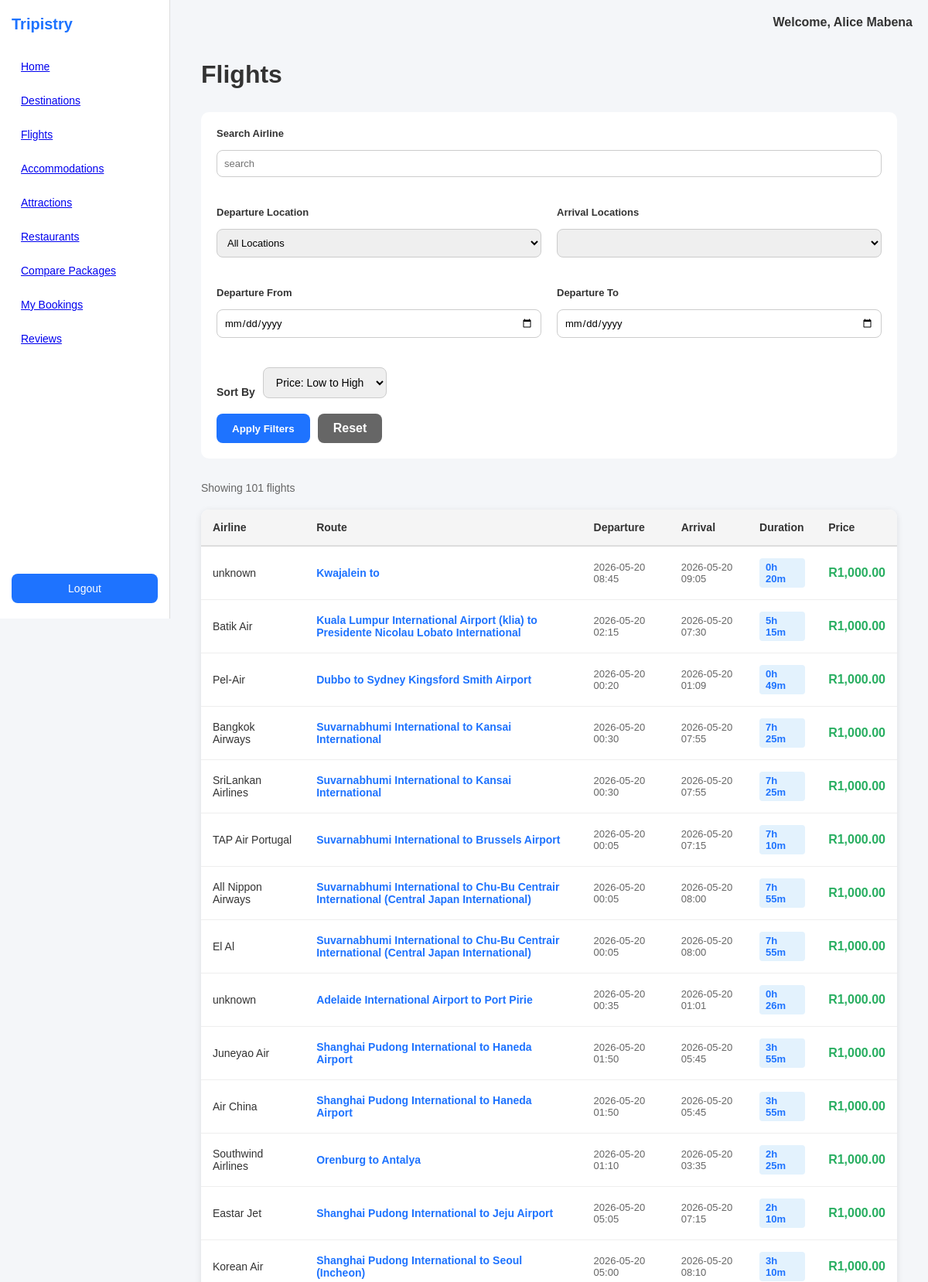
Page /pages/traveller/flights.php (signed in, upper part) on the committed database.
### tables this page shows
CREATE TABLE `users` (
  `User_ID` int(11) NOT NULL,
  `Name` varchar(100) NOT NULL,
  `Password_Hash` varchar(255) NOT NULL,
  `Email` varchar(255) NOT NULL,
  `Cell` varchar(20) NOT NULL,
  `Type` enum('Agency','Traveller') NOT NULL
);

CREATE TABLE `flights` (
  `Flight_ID` int(11) NOT NULL,
  `Airline` varchar(100) NOT NULL,
  `Departure_Loc` varchar(100) NOT NULL,
  `Arrival_Loc` varchar(100) NOT NULL,
  `Time_Dept` datetime NOT NULL,
  `Time_Arrive` datetime NOT NULL,
  `Price` decimal(10,2) NOT NULL CHECK (`Price` > 0)
);

### includes/session.php (called while the page is built, shortened)
<?php
    function getCurrentUserID(){
        return $_SESSION['userID'] ?? null;
    }
?>

### includes/auth.php (called while the page is built, shortened)
<?php
    require_once __DIR__ . '/database.php';
    function getTravellerByUserID($userID){
        global $conn;
        $statement = $conn->prepare("SELECT User_ID, Name, Email, Type FROM users WHERE User_ID = ? AND Type = 'Traveller'");
        $statement->bind_param("s", $userID);
        $statement->execute();
        $result = $statement->get_result();
        $user = $result->fetch_assoc();
        return ['success' => true, 'user' => $user];
    }
?>

### includes/validation.php (called while the page is built, shortened)
<?php
    function sanitise($data){
        return htmlspecialchars((string) $data, ENT_QUOTES, 'UTF-8');
    }
?>

### includes/flights_queries.php (called while the page is built)
<?php
    function getAllFlights($conn){
        $sql = "SELECT Flight_ID, Airline, Departure_Loc, Arrival_Loc, Time_Dept, Time_Arrive, Price FROM flights";
        $result = $conn->query($sql);
        $flights = [];
        if($result && $result->num_rows > 0){
            while($row = $result->fetch_assoc()){
                $flights[] = $row;
            }
        }
        return $flights;
    }
?>

### pages/traveller/flights.php (the view, shortened to what this page needs)
<?php
    require_once __DIR__ . '/../../includes/session.php';
    require_once __DIR__ . '/../../includes/database.php';
    require_once __DIR__ . '/../../includes/auth.php';
    require_once __DIR__ . '/../../includes/validation.php';
    require_once __DIR__ . '/../../includes/flights_queries.php';
    $userID = getCurrentUserID();
    $userResult = getTravellerByUserID($userID);
    if ($userResult['success']) {
        $userName = sanitise($userResult['user']['Name']);
    } else {
        $userName = 'Traveller';
    }
    $allFlights = getAllFlights($conn);
    $arrivalLocations = [];
    foreach ($allFlights as $flight) {
        if (!in_array($flight['Arrival_Loc'], $arrivalLocations)) {
            $arrivalLocations[] = $flight['Arrival_Loc'];
        }
    }
    sort($arrivalLocations);
    $searchAirline = '';
    $filterDeparture = '';
    $filterArrival = '';
    $filterDateFrom = '';
    $filterDateTo = '';
    $sortBy = 'price_asc';
    $filteredFlights = [];
    foreach ($allFlights as $flight) {
        $airlineMatch = empty($searchAirline) || stripos($flight['Airline'], $searchAirline) !== false;
        $departureMatch = empty($filterDeparture) || strcasecmp($flight['Departure_Loc'], $filterDeparture) === 0;
        $arrivalMatch = empty($filterArrival) || strcasecmp($flight['Arrival_Loc'], $filterArrival) === 0;
        $dateMatch = true;
        if ($airlineMatch && $departureMatch && $arrivalMatch && $dateMatch) {
            $filteredFlights[] = $flight;
        }
    }
    usort($filteredFlights, function ($a, $b) use ($sortBy) {
        switch ($sortBy) {
            case 'price_asc':
                return $a['Price'] <=> $b['Price'];
            case 'price_desc':
                return $b['Price'] <=> $a['Price'];
            case 'departure_asc':
                return strtotime($a['Time_Dept']) <=> strtotime($b['Time_Dept']);
            case 'departure_desc':
                return strtotime($b['Time_Dept']) <=> strtotime($a['Time_Dept']);
            default:
                return 0;
        }
    });
    function calculateDuration($depTime, $arrTime) {
        $dep = strtotime($depTime);
        $arr = strtotime($arrTime);
        $diff = $arr - $dep;
        $hours = floor($diff / 3600);
        $minutes = floor(($diff % 3600) / 60);
        return "{$hours}h {$minutes}m";
    }
?>
<!DOCTYPE html>
<html lang="en">
<head>
    <link rel="stylesheet" href="../../css/flights.css">
    <link rel="stylesheet" href="../../css/style.css">
</head>
<body>
<div class="container">
    <div class="sidebar">
        <div class="logo">Tripistry</div>
        <ul>
            <li><a href="traveller_dashboard.php">Home</a></li>
            <li><a href="destinations.php">Destinations</a></li>
            <li><a href="flights.php" class="active-link">Flights</a></li>
            <li><a href="accommodations.php">Accommodations</a></li>
            <li><a href="attractions.php">Attractions</a></li>
            <li><a href="restaurants.php">Restaurants</a></li>
            <li><a href="compare_packages.php">Compare Packages</a></li>
            <li><a href="bookings.php">My Bookings</a></li>
            <li><a href="reviews.php">Reviews</a></li>
        </ul>
        <a href="../logout.php" class="sidebar-logout">Logout</a>
    </div>
    <div class="main-content">
        <div class="topbar">
            <div class="profile">
                Welcome, <?php echo htmlspecialchars($userName); ?>
            </div>
        </div>
        <div class="flights-page">
            <div class="flights-header">
                <h1>Flights</h1>
            </div>
            <div class="filter-section">
                <form method="GET" class="filter-form">
                    <div class="filter-group">
                        <label for="airline">Search Airline</label>
                        <input type="text" id="airline" name="airline" placeholder="search"
                            value="<?php echo htmlspecialchars($searchAirline); ?>">
                    </div>
                    <div class="filter-group">
                        <label for="departure">Departure Location</label>
                        <select id="departure" name="departure">
                            <option value="">All Locations</option>
                        </select>
                    </div>
                    <div class="filter-group">
                        <label for="arrival">Arrival Locations</label>
                        <select id="arrival" name="arrival">
                            <?php foreach ($arrivalLocations as $loc): ?>
                                <option value="<?php echo htmlspecialchars($loc); ?>" <?php if ($filterArrival === $loc) { echo 'selected'; } ?> >
                                </option>
                            <?php endforeach; ?>
                        </select>
                    </div>
                    <div class="filter-group">
                        <label for="date_from">Departure From</label>
                        <input type="date" id="date_from" name="date_from"
                            value="<?php echo htmlspecialchars($filterDateFrom); ?>">
                    </div>
                    <div class="filter-group">
                        <label for="date_to">Departure To</label>
                        <input type="date" id="date_to" name="date_to"
                            value="<?php echo htmlspecialchars($filterDateTo); ?>">
                    </div>
                    <div class="sort-group">
                        <label for="sort">Sort By</label>
                        <select id="sort" name="sort">
                            <option value="price_asc" <?php if ($sortBy === 'price_asc'){
                                                                    echo 'selected';
                                                                }?>
                                >Price: Low to High</option>
                        </select>
                    </div>
                    <div class="filter-buttons">
                        <button type="submit">Apply Filters</button>
                        <a href="flights.php" class="reset">Reset</a>
                    </div>
                </form>
            </div>
            <?php if (empty($filteredFlights)): ?>
                <div class="empty-state">
                    <h2>No flights found</h2>
                    <p>Try adjusting your search or filters</p>
                    <a href="flights.php">View all flights</a>
                </div>
            <?php else: ?>
                <?php $flightCount = count($filteredFlights); ?>
                <div class="flights-count">
                    Showing <?php echo $flightCount; ?> flight<?php if ($flightCount !== 1) { echo 's'; } ?>
                </div>
                <table class="flights-table">
                    <thead>
                        <tr>
                            <th>Airline</th>
                            <th>Route</th>
                            <th>Departure</th>
                            <th>Arrival</th>
                            <th>Duration</th>
                            <th>Price</th>
                        </tr>
                    </thead>
                    <tbody>
                        <?php foreach ($filteredFlights as $flight): ?>
                            <tr>
                                <td><?php echo htmlspecialchars($flight['Airline']); ?></td>
                                <td>
                                    <div class="flight-route">
                                        <?php echo htmlspecialchars($flight['Departure_Loc']); ?> to <?php echo htmlspecialchars($flight['Arrival_Loc']); ?>
                                    </div>
                                </td>
                                <td>
                                    <div class="flight-time">
                                        <?php echo date('Y-m-d H:i', strtotime($flight['Time_Dept'])); ?>
                                    </div>
                                </td>
                                <td>
                                    <div class="flight-time">
                                        <?php echo date('Y-m-d H:i', strtotime($flight['Time_Arrive'])); ?>
                                    </div>
                                </td>
                                <td>
                                    <span class="flight-duration">
                                        <?php echo calculateDuration($flight['Time_Dept'], $flight['Time_Arrive']); ?>
                                    </span>
                                </td>
                                <td>
                                    <div class="flight-price">
                                        R<?php echo number_format($flight['Price'], 2); ?>
                                    </div>
                                </td>
                            </tr>
                        <?php endforeach; ?>
                    </tbody>
                </table>
            <?php endif; ?>
        </div>
    </div>
</div>
</body>
</html>

### css/flights.css (style rules this page uses)
.flights-page { padding: 20px; }
.flights-header { margin-bottom: 30px; }
.flights-header h1 { font-size: 32px; color: #333; margin-bottom: 10px; }
.filter-section { background: white; padding: 20px; border-radius: 10px; margin-bottom: 30px; }
.filter-form { display: grid; grid-template-columns: repeat(2, 1fr); gap: 20px; align-items: flex-end; }
.filter-form .filter-group:nth-child(1) { grid-column: 1 / -1; }
.filter-form .filter-group:nth-child(4), .filter-form .filter-group:nth-child(5) { grid-column: span 1; }
.filter-form .sort-group { grid-column: 1 / -1; }
.filter-form .filter-buttons { grid-column: 1 / -1; }
.filter-group { display: flex; flex-direction: column; gap: 8px; }
.filter-group label { font-weight: bold; font-size: 14px; color: #333; }
.filter-group input, .filter-group select { padding: 10px 12px; border: 1px solid #ccc; border-radius: 8px; font-size: 14px; }
.filter-buttons { display: flex; gap: 10px; }
.filter-buttons button, .filter-buttons a { padding: 10px 20px; background: #1e73ff; color: white; border: none; border-radius: 8px; cursor: pointer; font-weight: bold; text-decoration: none; transition: 0.3s; }
.filter-buttons a.reset { background: #666; }
.flights-count { color: #666; font-size: 14px; margin-bottom: 20px; }
.flights-table { width: 100%; border-collapse: collapse; background: white; border-radius: 10px; overflow: hidden; box-shadow: 0 2px 8px rgba(0,0,0,0.1); }
.flights-table thead { background: #f5f5f5; border-bottom: 2px solid #ddd; }
.flights-table th { padding: 15px; text-align: left; font-weight: bold; color: #333; font-size: 14px; }
.flights-table td { padding: 15px; border-bottom: 1px solid #eee; font-size: 14px; }
.flights-table tbody tr { transition: 0.2s; }
.flight-route { font-weight: bold; color: #1e73ff; }
.flight-time { color: #666; font-size: 13px; }
.flight-duration { background: #e3f2fd; padding: 4px 8px; border-radius: 4px; color: #1e73ff; font-size: 13px; display: inline-block; font-weight: bold; }
.flight-price { color: #27ae60; font-weight: bold; font-size: 16px; }
.sort-group { display: flex; align-items: flex-end; gap: 10px; }
.sort-group label { font-weight: bold; font-size: 14px; color: #333; }
.sort-group select { padding: 10px 12px; border: 1px solid #ccc; border-radius: 8px; font-size: 14px; }

### css/style.css (style rules this page uses)
* { margin:0; padding:0; box-sizing:border-box; font-family: Arial, Helvetica, sans-serif; }
body { background:#f4f6f9; color:#333; }
.container { display:flex; min-height:100vh; }
.sidebar { width:220px; min-width:220px; background:#ffffff; padding:20px 15px; border-right:1px solid #ddd; display:flex; flex-direction:column; position:sticky; top:0; height:100vh; overflow-y:auto; }
.logo { font-size:20px; font-weight:bold; color:#1e73ff; margin-bottom:24px; }
.sidebar ul { list-style:none; }
.sidebar ul li { padding:11px 12px; margin-bottom:6px; border-radius:8px; cursor:pointer; transition:0.3s; font-size:14px; }
.sidebar-logout { margin-top:auto; display:block; padding:11px 12px; background:#1e73ff; color:white; text-decoration:none; border-radius:8px; font-size:14px; text-align:center; transition:0.3s; }
.main-content { flex:1; padding:20px; min-width:0; }
.topbar { display:flex; justify-content:space-between; align-items:center; margin-bottom:20px; }
.profile { font-weight:bold; display:flex; align-items:center; gap:15px; }
.filter-group { margin-bottom:18px; }
.filter-group label { display:block; margin-bottom:6px; font-weight:bold; font-size:13px; }
.filter-group select, .filter-group input:not([type="radio"]) { width:100%; padding:9px; border:1px solid #ccc; border-radius:8px; font-size:13px; }

### rows in the picture
users: Name "Alice Mabena"
flights: Airline "unknown", Departure_Loc "Kwajalein", Time_Dept "2026-05-20 08:45", Time_Arrive "2026-05-20 09:05", Time_Dept+Time_Arrive "0h 20m", Price "1,000.00"
flights: Airline "Batik Air", Departure_Loc "Kuala Lumpur International Airport (klia)", Arrival_Loc "Presidente Nicolau Lobato International", Time_Dept "2026-05-20 02:15", Time_Arrive "2026-05-20 07:30", Time_Dept+Time_Arrive "5h 15m", Price "1,000.00"
flights: Airline "Pel-Air", Departure_Loc "Dubbo", Arrival_Loc "Sydney Kingsford Smith Airport", Time_Dept "2026-05-20 00:20", Time_Arrive "2026-05-20 01:09", Time_Dept+Time_Arrive "0h 49m", Price "1,000.00"
flights: Airline "Bangkok Airways", Departure_Loc "Suvarnabhumi International", Arrival_Loc "Kansai International", Time_Dept "2026-05-20 00:30", Time_Arrive "2026-05-20 07:55", Time_Dept+Time_Arrive "7h 25m", Price "1,000.00"
flights: Airline "SriLankan Airlines", Departure_Loc "Suvarnabhumi International", Arrival_Loc "Kansai International", Time_Dept "2026-05-20 00:30", Time_Arrive "2026-05-20 07:55", Time_Dept+Time_Arrive "7h 25m", Price "1,000.00"
flights: Airline "TAP Air Portugal", Departure_Loc "Suvarnabhumi International", Arrival_Loc "Brussels Airport", Time_Dept "2026-05-20 00:05", Time_Arrive "2026-05-20 07:15", Time_Dept+Time_Arrive "7h 10m", Price "1,000.00"
flights: Airline "All Nippon Airways", Departure_Loc "Suvarnabhumi International", Arrival_Loc "Chu-Bu Centrair International (Central Japan International)", Time_Dept "2026-05-20 00:05", Time_Arrive "2026-05-20 08:00", Time_Dept+Time_Arrive "7h 55m", Price "1,000.00"
flights: Airline "El Al", Departure_Loc "Suvarnabhumi International", Arrival_Loc "Chu-Bu Centrair International (Central Japan International)", Time_Dept "2026-05-20 00:05", Time_Arrive "2026-05-20 08:00", Time_Dept+Time_Arrive "7h 55m", Price "1,000.00"
flights: Airline "unknown", Departure_Loc "Adelaide International Airport", Arrival_Loc "Port Pirie", Time_Dept "2026-05-20 00:35", Time_Arrive "2026-05-20 01:01", Time_Dept+Time_Arrive "0h 26m", Price "1,000.00"
flights: Airline "Juneyao Air", Departure_Loc "Shanghai Pudong International", Arrival_Loc "Haneda Airport", Time_Dept "2026-05-20 01:50", Time_Arrive "2026-05-20 05:45", Time_Dept+Time_Arrive "3h 55m", Price "1,000.00"
flights: Airline "Air China", Departure_Loc "Shanghai Pudong International", Arrival_Loc "Haneda Airport", Time_Dept "2026-05-20 01:50", Time_Arrive "2026-05-20 05:45", Time_Dept+Time_Arrive "3h 55m", Price "1,000.00"
flights: Airline "Southwind Airlines", Departure_Loc "Orenburg", Arrival_Loc "Antalya", Time_Dept "2026-05-20 01:10", Time_Arrive "2026-05-20 03:35", Time_Dept+Time_Arrive "2h 25m", Price "1,000.00"
flights: Airline "Eastar Jet", Departure_Loc "Shanghai Pudong International", Arrival_Loc "Jeju Airport", Time_Dept "2026-05-20 05:05", Time_Arrive "2026-05-20 07:15", Time_Dept+Time_Arrive "2h 10m", Price "1,000.00"
flights: Airline "Korean Air", Departure_Loc "Shanghai Pudong International", Arrival_Loc "Seoul (Incheon)", Time_Dept "2026-05-20 05:00", Time_Arrive "2026-05-20 08:10", Time_Dept+Time_Arrive "3h 10m", Price "1,000.00"

### other values in the picture
$flightCount "101"
